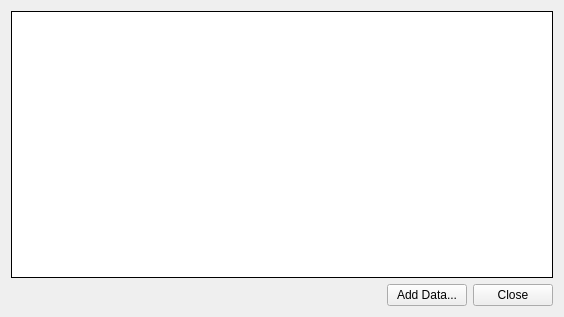
<?xml version="1.0" encoding="UTF-8"?>
<ui version="4.0">
 <class>DetailWindow</class>
 <widget class="QWidget" name="DetailWindow">
  <property name="geometry">
   <rect>
    <x>0</x>
    <y>0</y>
    <width>564</width>
    <height>317</height>
   </rect>
  </property>
  <property name="windowTitle">
   <string>Observation Station</string>
  </property>
  <layout class="QVBoxLayout" name="verticalLayout">
   <item>
    <widget class="DiagramView" name="stationView">
     <property name="layoutDirection">
      <enum>Qt::RightToLeft</enum>
     </property>
     <property name="frameShape">
      <enum>QFrame::Box</enum>
     </property>
     <property name="frameShadow">
      <enum>QFrame::Plain</enum>
     </property>
    </widget>
   </item>
   <item>
    <layout class="QHBoxLayout" name="horizontalLayout">
     <item>
      <spacer name="horizontalSpacer">
       <property name="orientation">
        <enum>Qt::Horizontal</enum>
       </property>
       <property name="sizeHint" stdset="0">
        <size>
         <width>40</width>
         <height>20</height>
        </size>
       </property>
      </spacer>
     </item>
     <item>
      <widget class="QPushButton" name="addDataButton">
       <property name="text">
        <string>Add Data...</string>
       </property>
      </widget>
     </item>
     <item>
      <widget class="QPushButton" name="closeButton">
       <property name="sizePolicy">
        <sizepolicy hsizetype="Fixed" vsizetype="Fixed">
         <horstretch>0</horstretch>
         <verstretch>0</verstretch>
        </sizepolicy>
       </property>
       <property name="layoutDirection">
        <enum>Qt::RightToLeft</enum>
       </property>
       <property name="text">
        <string>Close</string>
       </property>
      </widget>
     </item>
    </layout>
   </item>
  </layout>
 </widget>
 <customwidgets>
  <customwidget>
   <class>DiagramView</class>
   <extends>QGraphicsView</extends>
   <header location="global">DiagramView.h</header>
  </customwidget>
 </customwidgets>
 <resources/>
 <connections/>
</ui>
